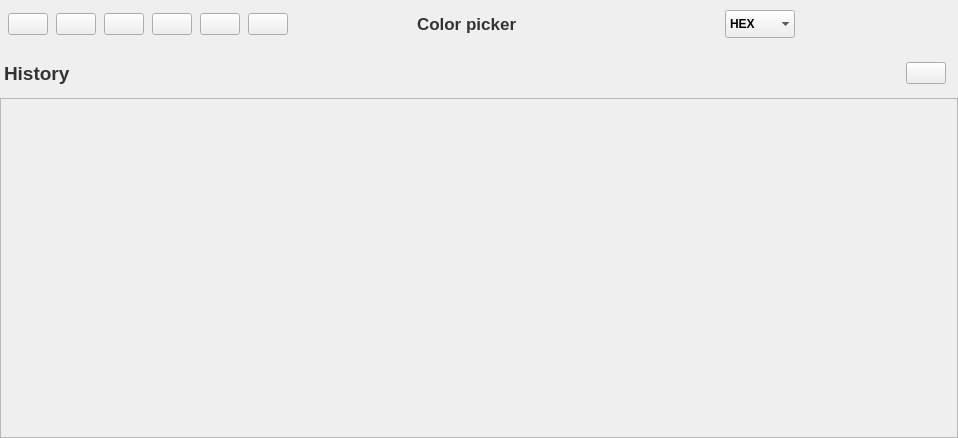
<?xml version="1.0" encoding="UTF-8"?>
<ui version="4.0">
 <class>ColorPanel</class>
 <widget class="QMainWindow" name="ColorPanel">
  <property name="geometry">
   <rect>
    <x>0</x>
    <y>0</y>
    <width>958</width>
    <height>438</height>
   </rect>
  </property>
  <property name="sizePolicy">
   <sizepolicy hsizetype="Preferred" vsizetype="Preferred">
    <horstretch>0</horstretch>
    <verstretch>0</verstretch>
   </sizepolicy>
  </property>
  <property name="cursor">
   <cursorShape>ArrowCursor</cursorShape>
  </property>
  <property name="windowTitle">
   <string>ColorPanel</string>
  </property>
  <property name="windowIcon">
   <iconset resource="../colorpicker.qrc">
    <normaloff>:/images/tray-icon.png</normaloff>:/images/tray-icon.png</iconset>
  </property>
  <property name="styleSheet">
   <string notr="true"/>
  </property>
  <widget class="QWidget" name="centralwidget">
   <property name="sizePolicy">
    <sizepolicy hsizetype="Preferred" vsizetype="Preferred">
     <horstretch>0</horstretch>
     <verstretch>0</verstretch>
    </sizepolicy>
   </property>
   <property name="styleSheet">
    <string notr="true"/>
   </property>
   <layout class="QVBoxLayout" name="verticalLayout">
    <property name="leftMargin">
     <number>0</number>
    </property>
    <property name="topMargin">
     <number>0</number>
    </property>
    <property name="rightMargin">
     <number>0</number>
    </property>
    <property name="bottomMargin">
     <number>0</number>
    </property>
    <item>
     <layout class="QVBoxLayout" name="windowVerticalLayout">
      <property name="spacing">
       <number>0</number>
      </property>
      <item alignment="Qt::AlignTop">
       <widget class="ColorPickerTitlebar" name="toolbarMain" native="true">
        <property name="sizePolicy">
         <sizepolicy hsizetype="Expanding" vsizetype="Maximum">
          <horstretch>0</horstretch>
          <verstretch>0</verstretch>
         </sizepolicy>
        </property>
        <property name="minimumSize">
         <size>
          <width>0</width>
          <height>48</height>
         </size>
        </property>
        <property name="styleSheet">
         <string notr="true"/>
        </property>
        <layout class="QHBoxLayout" name="horizontalLayout_2">
         <property name="leftMargin">
          <number>0</number>
         </property>
         <property name="topMargin">
          <number>0</number>
         </property>
         <property name="rightMargin">
          <number>0</number>
         </property>
         <property name="bottomMargin">
          <number>0</number>
         </property>
         <item>
          <layout class="QHBoxLayout" name="toolbarMainHorizontalLayout">
           <property name="spacing">
            <number>5</number>
           </property>
           <property name="rightMargin">
            <number>5</number>
           </property>
           <item>
            <widget class="QWidget" name="toolbarColorsContainer" native="true">
             <property name="enabled">
              <bool>true</bool>
             </property>
             <property name="autoFillBackground">
              <bool>false</bool>
             </property>
             <layout class="QHBoxLayout" name="horizontalLayout_4" stretch="0">
              <property name="spacing">
               <number>5</number>
              </property>
              <property name="leftMargin">
               <number>0</number>
              </property>
              <property name="topMargin">
               <number>0</number>
              </property>
              <property name="rightMargin">
               <number>0</number>
              </property>
              <property name="bottomMargin">
               <number>0</number>
              </property>
              <item>
               <layout class="QHBoxLayout" name="toolbarHorizontalLayout">
                <property name="spacing">
                 <number>8</number>
                </property>
                <property name="sizeConstraint">
                 <enum>QLayout::SetDefaultConstraint</enum>
                </property>
                <property name="leftMargin">
                 <number>8</number>
                </property>
                <item>
                 <widget class="QPushButton" name="toolbarHistoryColor1">
                  <property name="sizePolicy">
                   <sizepolicy hsizetype="Minimum" vsizetype="Fixed">
                    <horstretch>0</horstretch>
                    <verstretch>0</verstretch>
                   </sizepolicy>
                  </property>
                  <property name="cursor">
                   <cursorShape>PointingHandCursor</cursorShape>
                  </property>
                  <property name="layoutDirection">
                   <enum>Qt::LeftToRight</enum>
                  </property>
                  <property name="styleSheet">
                   <string notr="true"/>
                  </property>
                  <property name="text">
                   <string/>
                  </property>
                 </widget>
                </item>
                <item>
                 <widget class="QPushButton" name="toolbarHistoryColor2">
                  <property name="sizePolicy">
                   <sizepolicy hsizetype="Fixed" vsizetype="Fixed">
                    <horstretch>0</horstretch>
                    <verstretch>0</verstretch>
                   </sizepolicy>
                  </property>
                  <property name="cursor">
                   <cursorShape>PointingHandCursor</cursorShape>
                  </property>
                  <property name="styleSheet">
                   <string notr="true"/>
                  </property>
                  <property name="text">
                   <string/>
                  </property>
                 </widget>
                </item>
                <item>
                 <widget class="QPushButton" name="toolbarHistoryColor3">
                  <property name="sizePolicy">
                   <sizepolicy hsizetype="Fixed" vsizetype="Fixed">
                    <horstretch>0</horstretch>
                    <verstretch>0</verstretch>
                   </sizepolicy>
                  </property>
                  <property name="cursor">
                   <cursorShape>PointingHandCursor</cursorShape>
                  </property>
                  <property name="styleSheet">
                   <string notr="true"/>
                  </property>
                  <property name="text">
                   <string/>
                  </property>
                 </widget>
                </item>
                <item>
                 <widget class="QPushButton" name="toolbarHistoryColor4">
                  <property name="sizePolicy">
                   <sizepolicy hsizetype="Fixed" vsizetype="Fixed">
                    <horstretch>0</horstretch>
                    <verstretch>0</verstretch>
                   </sizepolicy>
                  </property>
                  <property name="cursor">
                   <cursorShape>PointingHandCursor</cursorShape>
                  </property>
                  <property name="styleSheet">
                   <string notr="true"/>
                  </property>
                  <property name="text">
                   <string/>
                  </property>
                 </widget>
                </item>
                <item>
                 <widget class="QPushButton" name="toolbarHistoryColor5">
                  <property name="sizePolicy">
                   <sizepolicy hsizetype="Fixed" vsizetype="Fixed">
                    <horstretch>0</horstretch>
                    <verstretch>0</verstretch>
                   </sizepolicy>
                  </property>
                  <property name="cursor">
                   <cursorShape>PointingHandCursor</cursorShape>
                  </property>
                  <property name="styleSheet">
                   <string notr="true"/>
                  </property>
                  <property name="text">
                   <string/>
                  </property>
                  <property name="autoDefault">
                   <bool>false</bool>
                  </property>
                  <property name="default">
                   <bool>false</bool>
                  </property>
                  <property name="flat">
                   <bool>false</bool>
                  </property>
                 </widget>
                </item>
                <item>
                 <widget class="QPushButton" name="toolbarHistoryColor6">
                  <property name="sizePolicy">
                   <sizepolicy hsizetype="Fixed" vsizetype="Fixed">
                    <horstretch>0</horstretch>
                    <verstretch>0</verstretch>
                   </sizepolicy>
                  </property>
                  <property name="minimumSize">
                   <size>
                    <width>0</width>
                    <height>0</height>
                   </size>
                  </property>
                  <property name="baseSize">
                   <size>
                    <width>0</width>
                    <height>0</height>
                   </size>
                  </property>
                  <property name="cursor">
                   <cursorShape>PointingHandCursor</cursorShape>
                  </property>
                  <property name="styleSheet">
                   <string notr="true"/>
                  </property>
                  <property name="text">
                   <string/>
                  </property>
                 </widget>
                </item>
                <item>
                 <spacer name="toolbarSpacer">
                  <property name="orientation">
                   <enum>Qt::Horizontal</enum>
                  </property>
                  <property name="sizeHint" stdset="0">
                   <size>
                    <width>40</width>
                    <height>20</height>
                   </size>
                  </property>
                 </spacer>
                </item>
               </layout>
              </item>
             </layout>
            </widget>
           </item>
           <item>
            <widget class="QWidget" name="toolbarTitleContainer" native="true">
             <property name="minimumSize">
              <size>
               <width>60</width>
               <height>0</height>
              </size>
             </property>
             <layout class="QHBoxLayout" name="horizontalLayout_3">
              <property name="spacing">
               <number>0</number>
              </property>
              <property name="leftMargin">
               <number>0</number>
              </property>
              <property name="topMargin">
               <number>0</number>
              </property>
              <property name="rightMargin">
               <number>0</number>
              </property>
              <property name="bottomMargin">
               <number>0</number>
              </property>
              <item>
               <layout class="QHBoxLayout" name="horizontalLayout">
                <property name="leftMargin">
                 <number>12</number>
                </property>
                <item>
                 <widget class="QLabel" name="label">
                  <property name="font">
                   <font>
                    <pointsize>13</pointsize>
                    <weight>75</weight>
                    <bold>true</bold>
                   </font>
                  </property>
                  <property name="styleSheet">
                   <string notr="true">color: #333;</string>
                  </property>
                  <property name="text">
                   <string>Color picker</string>
                  </property>
                 </widget>
                </item>
                <item>
                 <spacer name="horizontalSpacer_3">
                  <property name="orientation">
                   <enum>Qt::Horizontal</enum>
                  </property>
                  <property name="sizeType">
                   <enum>QSizePolicy::Expanding</enum>
                  </property>
                  <property name="sizeHint" stdset="0">
                   <size>
                    <width>10</width>
                    <height>20</height>
                   </size>
                  </property>
                 </spacer>
                </item>
                <item>
                 <widget class="QComboBox" name="colorFormatSelector">
                  <property name="sizePolicy">
                   <sizepolicy hsizetype="Fixed" vsizetype="Fixed">
                    <horstretch>0</horstretch>
                    <verstretch>0</verstretch>
                   </sizepolicy>
                  </property>
                  <property name="minimumSize">
                   <size>
                    <width>70</width>
                    <height>0</height>
                   </size>
                  </property>
                  <property name="font">
                   <font>
                    <family>MS Shell Dlg 2</family>
                    <weight>75</weight>
                    <bold>true</bold>
                   </font>
                  </property>
                  <property name="styleSheet">
                   <string notr="true">/*color: #333;
border: 1px solid #dbe6ff ;
border-radius: 0px;*/
height: 24px;</string>
                  </property>
                  <property name="currentIndex">
                   <number>0</number>
                  </property>
                  <property name="frame">
                   <bool>false</bool>
                  </property>
                  <item>
                   <property name="text">
                    <string>HEX</string>
                   </property>
                  </item>
                  <item>
                   <property name="text">
                    <string>RGB</string>
                   </property>
                  </item>
                  <item>
                   <property name="text">
                    <string>HSV</string>
                   </property>
                  </item>
                  <item>
                   <property name="text">
                    <string>HSL</string>
                   </property>
                  </item>
                  <item>
                   <property name="text">
                    <string>CMYK</string>
                   </property>
                  </item>
                 </widget>
                </item>
                <item>
                 <spacer name="horizontalSpacer">
                  <property name="orientation">
                   <enum>Qt::Horizontal</enum>
                  </property>
                  <property name="sizeType">
                   <enum>QSizePolicy::Fixed</enum>
                  </property>
                  <property name="sizeHint" stdset="0">
                   <size>
                    <width>10</width>
                    <height>20</height>
                   </size>
                  </property>
                 </spacer>
                </item>
               </layout>
              </item>
             </layout>
            </widget>
           </item>
           <item>
            <widget class="QPushButton" name="pickColorButton">
             <property name="cursor">
              <cursorShape>PointingHandCursor</cursorShape>
             </property>
             <property name="autoFillBackground">
              <bool>false</bool>
             </property>
             <property name="styleSheet">
              <string notr="true">width: 30px;
height: 30px;
border: 1px solid transparent;
background-image: url(:/images/eye-dropper-inverted.png);
background-color: transparent;
background-repeat: no-repeat;</string>
             </property>
             <property name="text">
              <string/>
             </property>
            </widget>
           </item>
           <item>
            <widget class="QPushButton" name="stayOnTopButton">
             <property name="cursor">
              <cursorShape>PointingHandCursor</cursorShape>
             </property>
             <property name="styleSheet">
              <string notr="true">width: 30px;
height: 30px;
border: 1px solid transparent;
background-color: transparent;
background-repeat: no-repeat;</string>
             </property>
             <property name="text">
              <string/>
             </property>
             <property name="icon">
              <iconset resource="../colorpicker.qrc">
               <normaloff>:/images/thumbtack-inverted.png</normaloff>
               <normalon>:/images/thumbtack-active.png</normalon>
               <disabledon>:/images/thumbtack-active.png</disabledon>
               <activeoff>:/images/thumbtack-inverted.png</activeoff>
               <activeon>:/images/thumbtack-active.png</activeon>
               <selectedoff>:/images/thumbtack-inverted.png</selectedoff>
               <selectedon>:/images/thumbtack-active.png</selectedon>:/images/thumbtack-inverted.png</iconset>
             </property>
             <property name="iconSize">
              <size>
               <width>32</width>
               <height>32</height>
              </size>
             </property>
             <property name="checkable">
              <bool>true</bool>
             </property>
             <property name="checked">
              <bool>false</bool>
             </property>
            </widget>
           </item>
           <item>
            <widget class="QPushButton" name="toggleWindowMode">
             <property name="sizePolicy">
              <sizepolicy hsizetype="Fixed" vsizetype="Fixed">
               <horstretch>0</horstretch>
               <verstretch>0</verstretch>
              </sizepolicy>
             </property>
             <property name="minimumSize">
              <size>
               <width>30</width>
               <height>30</height>
              </size>
             </property>
             <property name="cursor">
              <cursorShape>PointingHandCursor</cursorShape>
             </property>
             <property name="styleSheet">
              <string notr="true">width: 30px;
height: 30px;
border: 1px solid transparent;
background-image: url(:/images/window-maximize-inverted.png);
background-color: transparent;
background-repeat: no-repeat;</string>
             </property>
             <property name="text">
              <string/>
             </property>
            </widget>
           </item>
           <item>
            <widget class="QPushButton" name="closeWidgetButton">
             <property name="sizePolicy">
              <sizepolicy hsizetype="Fixed" vsizetype="Fixed">
               <horstretch>0</horstretch>
               <verstretch>0</verstretch>
              </sizepolicy>
             </property>
             <property name="minimumSize">
              <size>
               <width>30</width>
               <height>30</height>
              </size>
             </property>
             <property name="cursor">
              <cursorShape>PointingHandCursor</cursorShape>
             </property>
             <property name="styleSheet">
              <string notr="true">width: 30px;
height: 30px;
border: 1px solid transparent;
background-image: url(:/images/cross-inverted.png);
background-color: transparent;
background-repeat: no-repeat;</string>
             </property>
             <property name="text">
              <string/>
             </property>
            </widget>
           </item>
          </layout>
         </item>
        </layout>
       </widget>
      </item>
      <item>
       <widget class="QWidget" name="contentWidget" native="true">
        <property name="sizePolicy">
         <sizepolicy hsizetype="Ignored" vsizetype="Expanding">
          <horstretch>0</horstretch>
          <verstretch>0</verstretch>
         </sizepolicy>
        </property>
        <property name="styleSheet">
         <string notr="true"/>
        </property>
        <layout class="QVBoxLayout" name="verticalLayout_3">
         <property name="spacing">
          <number>0</number>
         </property>
         <property name="leftMargin">
          <number>0</number>
         </property>
         <property name="topMargin">
          <number>0</number>
         </property>
         <property name="rightMargin">
          <number>0</number>
         </property>
         <property name="bottomMargin">
          <number>0</number>
         </property>
         <item>
          <layout class="QVBoxLayout" name="contentWidgetLayout">
           <property name="spacing">
            <number>0</number>
           </property>
           <item>
            <widget class="QWidget" name="contentWidgetHeader" native="true">
             <property name="sizePolicy">
              <sizepolicy hsizetype="Preferred" vsizetype="Fixed">
               <horstretch>0</horstretch>
               <verstretch>0</verstretch>
              </sizepolicy>
             </property>
             <property name="minimumSize">
              <size>
               <width>0</width>
               <height>30</height>
              </size>
             </property>
             <property name="styleSheet">
              <string notr="true"/>
             </property>
             <layout class="QHBoxLayout" name="horizontalLayout_7">
              <property name="spacing">
               <number>0</number>
              </property>
              <property name="leftMargin">
               <number>0</number>
              </property>
              <property name="topMargin">
               <number>0</number>
              </property>
              <property name="rightMargin">
               <number>0</number>
              </property>
              <property name="bottomMargin">
               <number>0</number>
              </property>
              <item>
               <layout class="QHBoxLayout" name="contentWidgetHeaderLayout">
                <property name="spacing">
                 <number>0</number>
                </property>
                <item>
                 <widget class="QWidget" name="historyHeader" native="true">
                  <property name="minimumSize">
                   <size>
                    <width>0</width>
                    <height>50</height>
                   </size>
                  </property>
                  <layout class="QHBoxLayout" name="horizontalLayout_8">
                   <property name="spacing">
                    <number>0</number>
                   </property>
                   <property name="leftMargin">
                    <number>0</number>
                   </property>
                   <property name="topMargin">
                    <number>0</number>
                   </property>
                   <property name="rightMargin">
                    <number>0</number>
                   </property>
                   <property name="bottomMargin">
                    <number>0</number>
                   </property>
                   <item>
                    <layout class="QHBoxLayout" name="historyHeaderLayout">
                     <property name="leftMargin">
                      <number>4</number>
                     </property>
                     <item>
                      <widget class="QLabel" name="historyLabel">
                       <property name="sizePolicy">
                        <sizepolicy hsizetype="Fixed" vsizetype="Preferred">
                         <horstretch>0</horstretch>
                         <verstretch>0</verstretch>
                        </sizepolicy>
                       </property>
                       <property name="font">
                        <font>
                         <pointsize>14</pointsize>
                         <weight>75</weight>
                         <bold>true</bold>
                        </font>
                       </property>
                       <property name="styleSheet">
                        <string notr="true">color: #333;</string>
                       </property>
                       <property name="text">
                        <string>History</string>
                       </property>
                       <property name="margin">
                        <number>6</number>
                       </property>
                      </widget>
                     </item>
                     <item>
                      <widget class="QWidget" name="historyHeaderSpacer" native="true"/>
                     </item>
                     <item>
                      <widget class="QLabel" name="colorLabel">
                       <property name="sizePolicy">
                        <sizepolicy hsizetype="Fixed" vsizetype="Preferred">
                         <horstretch>0</horstretch>
                         <verstretch>0</verstretch>
                        </sizepolicy>
                       </property>
                       <property name="text">
                        <string/>
                       </property>
                       <property name="margin">
                        <number>6</number>
                       </property>
                      </widget>
                     </item>
                     <item>
                      <widget class="QPushButton" name="clearHistoryButton">
                       <property name="sizePolicy">
                        <sizepolicy hsizetype="Fixed" vsizetype="Fixed">
                         <horstretch>0</horstretch>
                         <verstretch>0</verstretch>
                        </sizepolicy>
                       </property>
                       <property name="cursor">
                        <cursorShape>PointingHandCursor</cursorShape>
                       </property>
                       <property name="toolTip">
                        <string>Clear history</string>
                       </property>
                       <property name="styleSheet">
                        <string notr="true"/>
                       </property>
                       <property name="text">
                        <string/>
                       </property>
                      </widget>
                     </item>
                     <item>
                      <spacer name="horizontalSpacer_2">
                       <property name="orientation">
                        <enum>Qt::Horizontal</enum>
                       </property>
                       <property name="sizeType">
                        <enum>QSizePolicy::Fixed</enum>
                       </property>
                       <property name="sizeHint" stdset="0">
                        <size>
                         <width>12</width>
                         <height>20</height>
                        </size>
                       </property>
                      </spacer>
                     </item>
                    </layout>
                   </item>
                  </layout>
                 </widget>
                </item>
                <item>
                 <widget class="QWidget" name="palettesHeader" native="true">
                  <property name="sizePolicy">
                   <sizepolicy hsizetype="Fixed" vsizetype="Preferred">
                    <horstretch>0</horstretch>
                    <verstretch>0</verstretch>
                   </sizepolicy>
                  </property>
                 </widget>
                </item>
               </layout>
              </item>
             </layout>
            </widget>
           </item>
           <item>
            <widget class="QWidget" name="contentWidgetSections" native="true">
             <property name="styleSheet">
              <string notr="true"/>
             </property>
             <layout class="QHBoxLayout" name="horizontalLayout_6">
              <property name="leftMargin">
               <number>0</number>
              </property>
              <property name="topMargin">
               <number>0</number>
              </property>
              <property name="rightMargin">
               <number>0</number>
              </property>
              <property name="bottomMargin">
               <number>0</number>
              </property>
              <item>
               <layout class="QHBoxLayout" name="contentWidgetSectionsLayout">
                <property name="spacing">
                 <number>0</number>
                </property>
                <item>
                 <widget class="QScrollArea" name="scrollArea">
                  <property name="sizePolicy">
                   <sizepolicy hsizetype="Expanding" vsizetype="Expanding">
                    <horstretch>0</horstretch>
                    <verstretch>0</verstretch>
                   </sizepolicy>
                  </property>
                  <property name="toolTip">
                   <string/>
                  </property>
                  <property name="verticalScrollBarPolicy">
                   <enum>Qt::ScrollBarAsNeeded</enum>
                  </property>
                  <property name="sizeAdjustPolicy">
                   <enum>QAbstractScrollArea::AdjustToContents</enum>
                  </property>
                  <property name="widgetResizable">
                   <bool>true</bool>
                  </property>
                  <property name="alignment">
                   <set>Qt::AlignLeading|Qt::AlignLeft|Qt::AlignTop</set>
                  </property>
                  <widget class="QWidget" name="scrollAreaWidgetContentsHistory">
                   <property name="geometry">
                    <rect>
                     <x>0</x>
                     <y>0</y>
                     <width>950</width>
                     <height>330</height>
                    </rect>
                   </property>
                   <property name="sizePolicy">
                    <sizepolicy hsizetype="Preferred" vsizetype="Preferred">
                     <horstretch>0</horstretch>
                     <verstretch>0</verstretch>
                    </sizepolicy>
                   </property>
                  </widget>
                 </widget>
                </item>
                <item>
                 <widget class="QScrollArea" name="scrollArea_2">
                  <property name="sizePolicy">
                   <sizepolicy hsizetype="Ignored" vsizetype="Ignored">
                    <horstretch>0</horstretch>
                    <verstretch>0</verstretch>
                   </sizepolicy>
                  </property>
                  <property name="widgetResizable">
                   <bool>true</bool>
                  </property>
                  <widget class="QWidget" name="scrollAreaWidgetContentsPalettes">
                   <property name="geometry">
                    <rect>
                     <x>0</x>
                     <y>0</y>
                     <width>16</width>
                     <height>316</height>
                    </rect>
                   </property>
                   <property name="sizePolicy">
                    <sizepolicy hsizetype="Preferred" vsizetype="Preferred">
                     <horstretch>0</horstretch>
                     <verstretch>0</verstretch>
                    </sizepolicy>
                   </property>
                   <property name="minimumSize">
                    <size>
                     <width>0</width>
                     <height>0</height>
                    </size>
                   </property>
                  </widget>
                 </widget>
                </item>
               </layout>
              </item>
             </layout>
            </widget>
           </item>
          </layout>
         </item>
        </layout>
       </widget>
      </item>
     </layout>
    </item>
   </layout>
  </widget>
 </widget>
 <customwidgets>
  <customwidget>
   <class>ColorPickerTitlebar</class>
   <extends>QWidget</extends>
   <header>src/colorpickertitlebar.h</header>
   <container>1</container>
  </customwidget>
 </customwidgets>
 <resources>
  <include location="../colorpicker.qrc"/>
 </resources>
 <connections/>
</ui>
